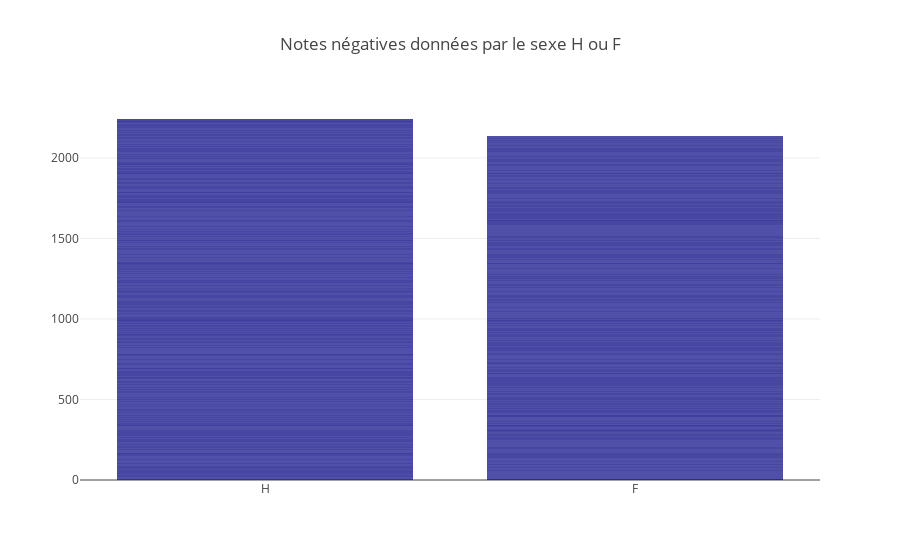

Here is the notebook cell this chart was saved with:
### Code cell
import plotly.graph_objects as go

# Couleur personnalisée plus foncée pour les barres
couleur_bars = 'rgba(0, 0, 128, 1)'  # Bleu foncé avec une opacité de 50%

# Créer la figure en utilisant les données correctes
fig = go.Figure(
    data=[
        go.Bar(
            x=df_note["sexe"],  # Utiliser les données de la colonne "sexe"
            y=df_note["note"],  # Utiliser les données de la colonne "note"
            marker=dict(color=couleur_bars)  # Appliquer la couleur aux barres
        )
    ],
    layout=go.Layout(
        title=go.layout.Title(text="Notes négatives données par le sexe H ou F"),
        plot_bgcolor='white'  # Couleur de fond en blanc
    )
)

fig.show()

### Figure 1 — Plotly figure (JSON) as saved in the notebook; plotly's stock layout.template omitted (floating-point values rounded to 4 significant figures; data arrays with more than 128 entries replaced by an {"elided": "..."} marker saying what was removed)
{"data": [{"marker": {"color": "rgba(0, 0, 128, 1)"}, "type": "bar", "x": {"elided": "2733 str values"}, "y": {"elided": "2733 int values"}}], "layout": {"plot_bgcolor": "white", "title": {"text": "Notes négatives données par le sexe H ou F"}}}
